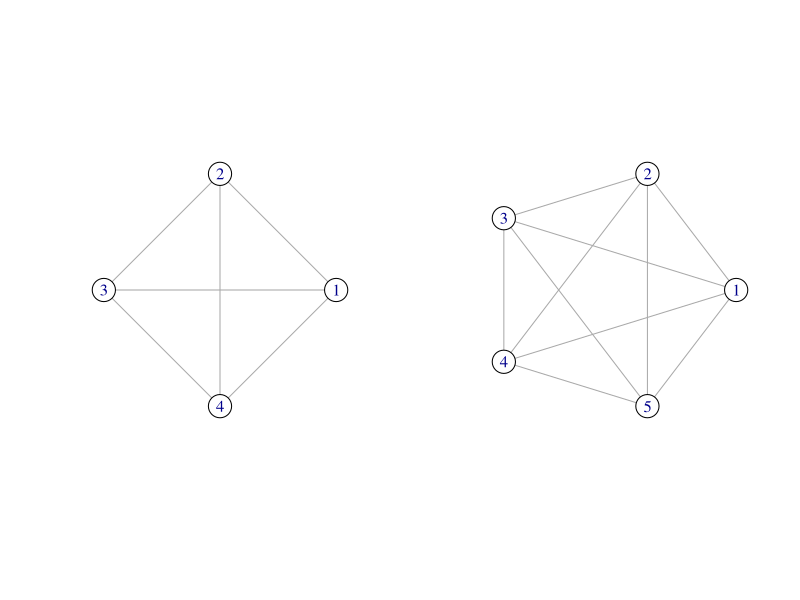
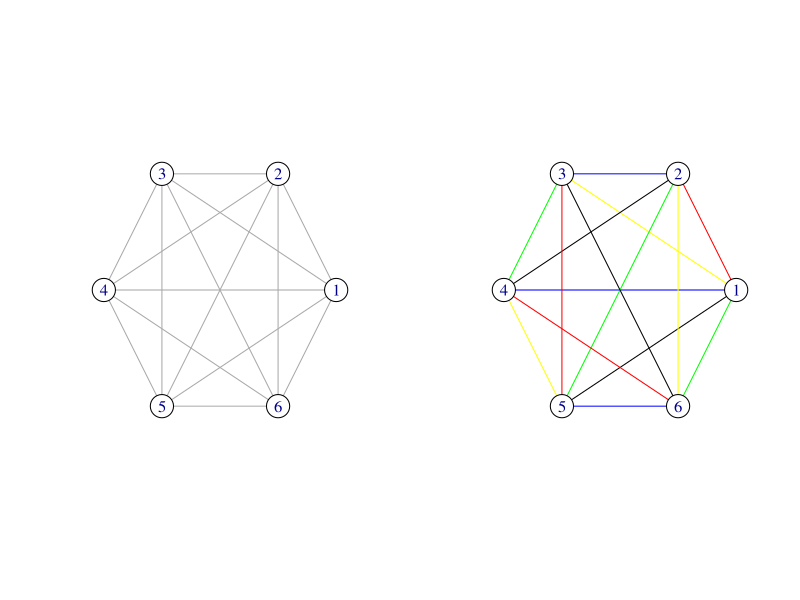

Source code (R) for these figures, in order:
## ---- chunk 1
library(igraph)

g <- make_full_graph(4)
h <- make_full_graph(5)

par(mfrow = c(1, 2))

plot(
  x            = g,
  layout       = layout_in_circle(g),
  vertex.color = "white",
  vertex.size  = 20
  )

plot(
  x            = h,
  layout       = layout_in_circle(h),
  vertex.color = "white",
  vertex.size  = 20
)
## ---- chunk 2
g <- make_full_graph(6)

plot(
  x            = g,
  layout       = layout_in_circle(g),
  vertex.color = "white",
  vertex.size  = 20
)
## ---- chunk 3
E(g)[c(1, 11, 14)]$color <- "red"
E(g)[c(3, 6, 15)]$color <- "blue"
E(g)[c(5, 8, 10)]$color <- "green"
E(g)[c(2, 9, 13)]$color <- "yellow"
E(g)[c(4, 7, 12)]$color <- "black"

plot(
  x            = g,
  layout       = layout_in_circle(g),
  vertex.color = "white",
  vertex.size  = 20
)
